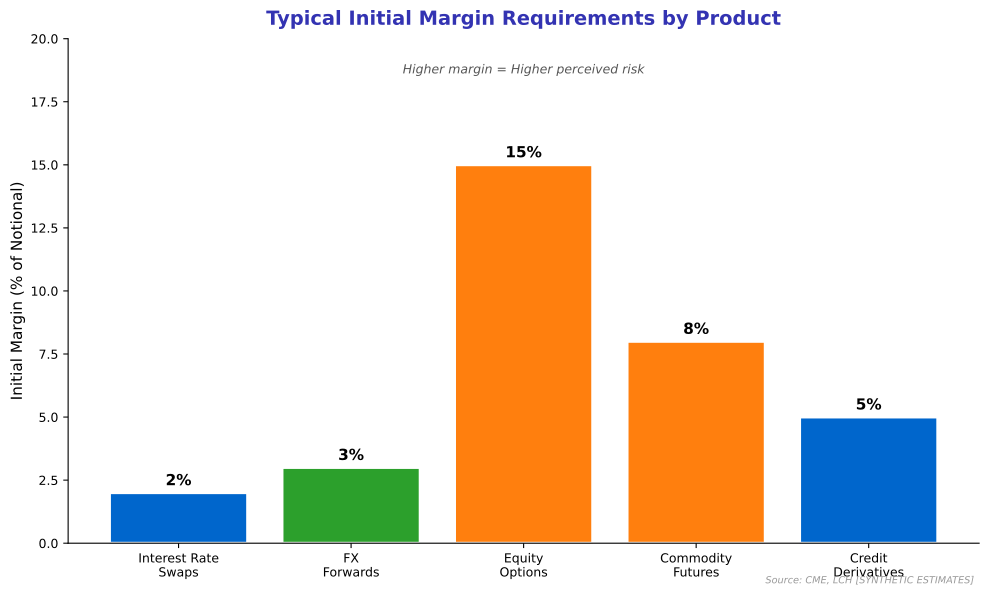

Here is the Python script that generated this plot:
"""
Derivatives Margin Requirements
Shows initial margin by asset class

Output: margin_requirements.pdf
Module: module_04_traditional
Lesson: 45 - Derivatives Technology
"""

from pathlib import Path
import matplotlib.pyplot as plt
import numpy as np

plt.rcParams.update({
    'font.size': 10,
    'axes.labelsize': 10,
    'axes.titlesize': 11,
    'xtick.labelsize': 9,
    'ytick.labelsize': 9,
    'legend.fontsize': 9,
    'figure.figsize': (10, 6),
    'figure.dpi': 150
})

MLPURPLE = '#3333B2'
MLBLUE = '#0066CC'
MLORANGE = '#FF7F0E'
MLGREEN = '#2CA02C'

def create_chart():
    fig, ax = plt.subplots(figsize=(10, 6))

    products = ['Interest Rate\nSwaps', 'FX\nForwards', 'Equity\nOptions', 'Commodity\nFutures', 'Credit\nDerivatives']
    margins = [2, 3, 15, 8, 5]  # Initial margin as % of notional

    colors = [MLBLUE, MLGREEN, MLORANGE, MLORANGE, MLBLUE]

    bars = ax.bar(products, margins, color=colors, edgecolor='white', linewidth=2)

    for bar, margin in zip(bars, margins):
        ax.text(bar.get_x() + bar.get_width()/2, bar.get_height() + 0.3,
                f'{margin}%', ha='center', fontsize=11, fontweight='bold')

    ax.set_ylabel('Initial Margin (% of Notional)', fontsize=11)
    ax.set_title('Typical Initial Margin Requirements by Product', fontsize=14,
                 fontweight='bold', color=MLPURPLE, pad=10)

    ax.set_ylim(0, 20)

    # Add explanation
    ax.text(0.5, 0.95, 'Higher margin = Higher perceived risk',
            transform=ax.transAxes, ha='center', va='top', fontsize=9,
            color='#555555', style='italic')

    ax.spines['top'].set_visible(False)
    ax.spines['right'].set_visible(False)

    fig.text(0.98, 0.02, 'Source: CME, LCH [SYNTHETIC ESTIMATES]',
             fontsize=7, color='#999999', ha='right', style='italic')

    plt.tight_layout()

    output_path = Path(__file__).parent / 'margin_requirements.pdf'
    plt.savefig(output_path, format='pdf', dpi=300, bbox_inches='tight')
    plt.close()
    print(f"Chart saved to: {output_path}")
    return output_path

if __name__ == '__main__':
    create_chart()
